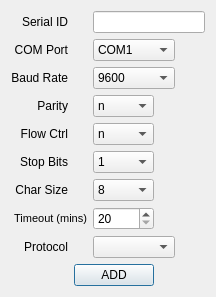
<?xml version="1.0" encoding="UTF-8"?>
<ui version="4.0">
 <class>AddSerialDialog</class>
 <widget class="QDialog" name="AddSerialDialog">
  <property name="geometry">
   <rect>
    <x>0</x>
    <y>0</y>
    <width>216</width>
    <height>284</height>
   </rect>
  </property>
  <property name="windowTitle">
   <string>Add Serial</string>
  </property>
  <layout class="QGridLayout" name="gridLayout_2">
   <item row="0" column="0">
    <layout class="QGridLayout" name="gridLayout">
     <item row="0" column="0">
      <widget class="QLabel" name="label">
       <property name="text">
        <string>Serial ID</string>
       </property>
       <property name="alignment">
        <set>Qt::AlignRight|Qt::AlignTrailing|Qt::AlignVCenter</set>
       </property>
      </widget>
     </item>
     <item row="0" column="1">
      <spacer name="horizontalSpacer_3">
       <property name="orientation">
        <enum>Qt::Horizontal</enum>
       </property>
       <property name="sizeType">
        <enum>QSizePolicy::Fixed</enum>
       </property>
       <property name="sizeHint" stdset="0">
        <size>
         <width>13</width>
         <height>20</height>
        </size>
       </property>
      </spacer>
     </item>
     <item row="0" column="2" colspan="3">
      <widget class="QLineEdit" name="ASDSerialIDLineEdit"/>
     </item>
     <item row="1" column="0">
      <widget class="QLabel" name="label_2">
       <property name="text">
        <string>COM Port</string>
       </property>
       <property name="alignment">
        <set>Qt::AlignRight|Qt::AlignTrailing|Qt::AlignVCenter</set>
       </property>
      </widget>
     </item>
     <item row="1" column="2" colspan="2">
      <widget class="QComboBox" name="ASDCOMPortComboBox">
       <item>
        <property name="text">
         <string>COM1</string>
        </property>
       </item>
       <item>
        <property name="text">
         <string>COM2</string>
        </property>
       </item>
       <item>
        <property name="text">
         <string>COM3</string>
        </property>
       </item>
       <item>
        <property name="text">
         <string>COM4</string>
        </property>
       </item>
       <item>
        <property name="text">
         <string>COM5</string>
        </property>
       </item>
       <item>
        <property name="text">
         <string>COM6</string>
        </property>
       </item>
       <item>
        <property name="text">
         <string>COM7</string>
        </property>
       </item>
       <item>
        <property name="text">
         <string>COM8</string>
        </property>
       </item>
       <item>
        <property name="text">
         <string>COM9</string>
        </property>
       </item>
       <item>
        <property name="text">
         <string>COM10</string>
        </property>
       </item>
      </widget>
     </item>
     <item row="1" column="4">
      <spacer name="horizontalSpacer_6">
       <property name="orientation">
        <enum>Qt::Horizontal</enum>
       </property>
       <property name="sizeHint" stdset="0">
        <size>
         <width>40</width>
         <height>20</height>
        </size>
       </property>
      </spacer>
     </item>
     <item row="2" column="0">
      <widget class="QLabel" name="label_3">
       <property name="text">
        <string>Baud Rate</string>
       </property>
       <property name="alignment">
        <set>Qt::AlignRight|Qt::AlignTrailing|Qt::AlignVCenter</set>
       </property>
      </widget>
     </item>
     <item row="2" column="2" colspan="2">
      <widget class="QComboBox" name="ASDBaudComboBox">
       <item>
        <property name="text">
         <string>9600</string>
        </property>
       </item>
       <item>
        <property name="text">
         <string>1200</string>
        </property>
       </item>
       <item>
        <property name="text">
         <string>2400</string>
        </property>
       </item>
       <item>
        <property name="text">
         <string>4800</string>
        </property>
       </item>
       <item>
        <property name="text">
         <string>14400</string>
        </property>
       </item>
       <item>
        <property name="text">
         <string>19200</string>
        </property>
       </item>
       <item>
        <property name="text">
         <string>28800</string>
        </property>
       </item>
       <item>
        <property name="text">
         <string>38400</string>
        </property>
       </item>
       <item>
        <property name="text">
         <string>56000</string>
        </property>
       </item>
       <item>
        <property name="text">
         <string>57600</string>
        </property>
       </item>
       <item>
        <property name="text">
         <string>115200</string>
        </property>
       </item>
      </widget>
     </item>
     <item row="2" column="4">
      <spacer name="horizontalSpacer_5">
       <property name="orientation">
        <enum>Qt::Horizontal</enum>
       </property>
       <property name="sizeHint" stdset="0">
        <size>
         <width>40</width>
         <height>20</height>
        </size>
       </property>
      </spacer>
     </item>
     <item row="3" column="0">
      <widget class="QLabel" name="label_4">
       <property name="text">
        <string>Parity</string>
       </property>
       <property name="alignment">
        <set>Qt::AlignRight|Qt::AlignTrailing|Qt::AlignVCenter</set>
       </property>
      </widget>
     </item>
     <item row="3" column="2">
      <widget class="QComboBox" name="ASDParityComboBox">
       <item>
        <property name="text">
         <string>n</string>
        </property>
       </item>
       <item>
        <property name="text">
         <string>e</string>
        </property>
       </item>
       <item>
        <property name="text">
         <string>o</string>
        </property>
       </item>
      </widget>
     </item>
     <item row="4" column="0">
      <widget class="QLabel" name="label_5">
       <property name="text">
        <string>Flow Ctrl</string>
       </property>
       <property name="alignment">
        <set>Qt::AlignRight|Qt::AlignTrailing|Qt::AlignVCenter</set>
       </property>
      </widget>
     </item>
     <item row="4" column="2">
      <widget class="QComboBox" name="ASDFlowComboBox">
       <item>
        <property name="text">
         <string>n</string>
        </property>
       </item>
       <item>
        <property name="text">
         <string>h</string>
        </property>
       </item>
       <item>
        <property name="text">
         <string>s</string>
        </property>
       </item>
      </widget>
     </item>
     <item row="5" column="0">
      <widget class="QLabel" name="label_6">
       <property name="text">
        <string>Stop Bits</string>
       </property>
       <property name="alignment">
        <set>Qt::AlignRight|Qt::AlignTrailing|Qt::AlignVCenter</set>
       </property>
      </widget>
     </item>
     <item row="5" column="2">
      <widget class="QComboBox" name="ASDStopBitsComboBox">
       <item>
        <property name="text">
         <string>1</string>
        </property>
       </item>
       <item>
        <property name="text">
         <string>1.5</string>
        </property>
       </item>
       <item>
        <property name="text">
         <string>2</string>
        </property>
       </item>
      </widget>
     </item>
     <item row="6" column="0">
      <widget class="QLabel" name="label_7">
       <property name="text">
        <string>Char Size</string>
       </property>
       <property name="alignment">
        <set>Qt::AlignRight|Qt::AlignTrailing|Qt::AlignVCenter</set>
       </property>
      </widget>
     </item>
     <item row="6" column="2">
      <widget class="QComboBox" name="ASDCharSizeComboBox">
       <item>
        <property name="text">
         <string>8</string>
        </property>
       </item>
       <item>
        <property name="text">
         <string>7</string>
        </property>
       </item>
      </widget>
     </item>
     <item row="7" column="0" colspan="2">
      <widget class="QLabel" name="label_9">
       <property name="text">
        <string>&lt;!DOCTYPE HTML PUBLIC &quot;-//W3C//DTD HTML 4.0//EN&quot; &quot;http://www.w3.org/TR/REC-html40/strict.dtd&quot;&gt;
&lt;html&gt;&lt;head&gt;&lt;meta name=&quot;qrichtext&quot; content=&quot;1&quot; /&gt;&lt;style type=&quot;text/css&quot;&gt;
p, li { white-space: pre-wrap; }
&lt;/style&gt;&lt;/head&gt;&lt;body style=&quot; font-family:'MS Shell Dlg 2'; font-size:8pt; font-weight:400; font-style:normal;&quot;&gt;
&lt;p style=&quot; margin-top:12px; margin-bottom:12px; margin-left:0px; margin-right:0px; -qt-block-indent:0; text-indent:0px;&quot;&gt;Timeout (mins)&lt;/p&gt;&lt;/body&gt;&lt;/html&gt;</string>
       </property>
       <property name="alignment">
        <set>Qt::AlignRight|Qt::AlignTrailing|Qt::AlignVCenter</set>
       </property>
      </widget>
     </item>
     <item row="7" column="2">
      <widget class="QSpinBox" name="ASDTimeoutSpinBox">
       <property name="minimum">
        <number>20</number>
       </property>
       <property name="maximum">
        <number>1440</number>
       </property>
       <property name="singleStep">
        <number>5</number>
       </property>
       <property name="value">
        <number>20</number>
       </property>
      </widget>
     </item>
     <item row="7" column="4">
      <spacer name="horizontalSpacer_4">
       <property name="orientation">
        <enum>Qt::Horizontal</enum>
       </property>
       <property name="sizeHint" stdset="0">
        <size>
         <width>28</width>
         <height>20</height>
        </size>
       </property>
      </spacer>
     </item>
     <item row="8" column="0">
      <widget class="QLabel" name="label_8">
       <property name="text">
        <string>Protocol</string>
       </property>
       <property name="alignment">
        <set>Qt::AlignRight|Qt::AlignTrailing|Qt::AlignVCenter</set>
       </property>
      </widget>
     </item>
     <item row="8" column="2" colspan="2">
      <widget class="QComboBox" name="ASDProtocolComboBox">
       <item>
        <property name="text">
         <string/>
        </property>
       </item>
       <item>
        <property name="text">
         <string>Nucleus</string>
        </property>
       </item>
      </widget>
     </item>
     <item row="8" column="4">
      <spacer name="horizontalSpacer_8">
       <property name="orientation">
        <enum>Qt::Horizontal</enum>
       </property>
       <property name="sizeHint" stdset="0">
        <size>
         <width>18</width>
         <height>20</height>
        </size>
       </property>
      </spacer>
     </item>
     <item row="9" column="0">
      <spacer name="horizontalSpacer_2">
       <property name="orientation">
        <enum>Qt::Horizontal</enum>
       </property>
       <property name="sizeHint" stdset="0">
        <size>
         <width>38</width>
         <height>20</height>
        </size>
       </property>
      </spacer>
     </item>
     <item row="9" column="1" colspan="2">
      <widget class="QPushButton" name="ASDAddSerialPushButton">
       <property name="text">
        <string>ADD</string>
       </property>
      </widget>
     </item>
     <item row="9" column="3" colspan="2">
      <spacer name="horizontalSpacer">
       <property name="orientation">
        <enum>Qt::Horizontal</enum>
       </property>
       <property name="sizeHint" stdset="0">
        <size>
         <width>38</width>
         <height>17</height>
        </size>
       </property>
      </spacer>
     </item>
    </layout>
   </item>
  </layout>
 </widget>
 <resources/>
 <connections/>
</ui>
